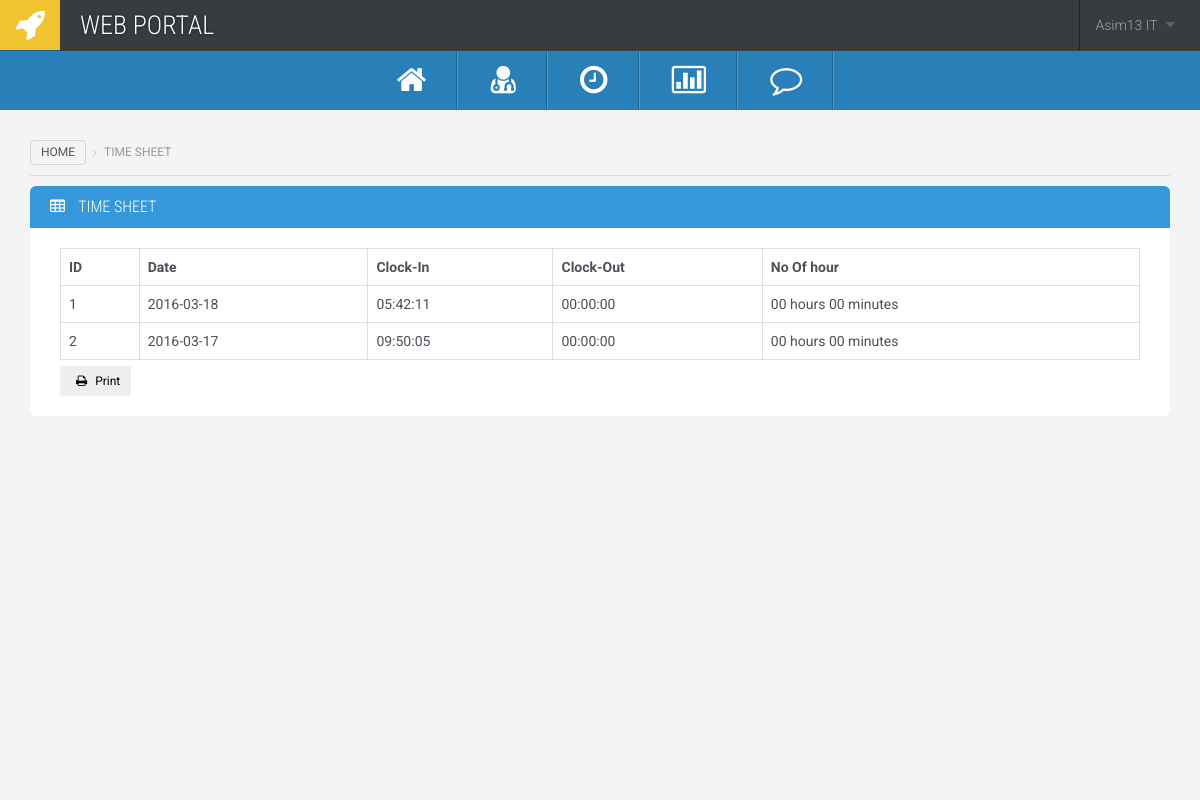
The app's page /timeSheet.php (signed in) with its own data.
### tables this page shows
CREATE TABLE `clock` (
  `clock_id` int(10) NOT NULL,
  `user_id` int(10) NOT NULL,
  `clockIn` time NOT NULL,
  `clockOut` time NOT NULL,
  `date` text NOT NULL
);

### controller/timeSheetController.php (called while the page is built, shortened)
<?php
include("connection.php");
    $timeRecords = [];
    $userId = $_SESSION['userId'];
    $sql = "SELECT * FROM clock where user_id =".$userId. " ORDER BY date desc";
    $result = $conn->query($sql);
?>

### timeSheet.php (the view, shortened to what this page needs)
<?php
include("header.php");
include("controller/timeSheetController.php");
?>
<div class="main-content">
    <ol class="breadcrumb">
  <li><a href="index.php">Home</a></li>
    <li class="active">Time Sheet</li>
</ol>
<div class="widget widget-blue">
      <div class="widget-title">
        <h3><i class="fa fa-table"></i> Time Sheet </h3>
      </div>
      <div class="widget-content">
        <div class="table-responsive" id="payRollTable">
          <table class="table table-bordered table-hover">
            <thead>
              <tr>
                <th>ID</th>
                <th>Date</th>
                <th>Clock-In</th>
                <th>Clock-Out</th>
                <th>No Of hour</th>
              </tr>
            </thead>
            <tbody>
  			  <?php foreach ( $timeRecords as $key =>  $record ) { ?>
  			  <tr>
                <td><?php echo $key+1; ?></td>
                <td><?php echo $record[0]; ?></td>
                <td><?php echo $record[1]; ?></td>
                <td><?php echo $record[2]; ?></td>
                <td><?php
                  if (($record[2] - $record[1]) < 0 ) {
                    echo "00 hours 00 minutes";
                  } else {
                          $diff =  strtotime($record[2]) - strtotime($record[1]);
                          $interval  = abs($diff);
                          $minutes   = round($interval / 60);
                    echo  convertToHoursMins($minutes, '%02d hours %02d minutes');
                  }
                    ?>
                </td>
              </tr>
              <?php }?>
            </tbody>
          </table>
        </div>
                                             <button type="button" onclick="printReport('payRollTable')" class="btn btn-iconed btn-primary btn-sm  "><i class="fa fa-print" id="print"></i> Print</button>
      </div>
    </div>
  </div>
</div>
</body>
</html>

### records on screen
clock: date "2016-03-18", clockIn "05:42:11", clockOut "00:00:00", shows "00 hours 00 minutes"
clock: date "2016-03-17", clockIn "09:50:05", clockOut "00:00:00", shows "00 hours 00 minutes"

### other values on screen
$_SESSION['fullname'] "Asim13 IT"
